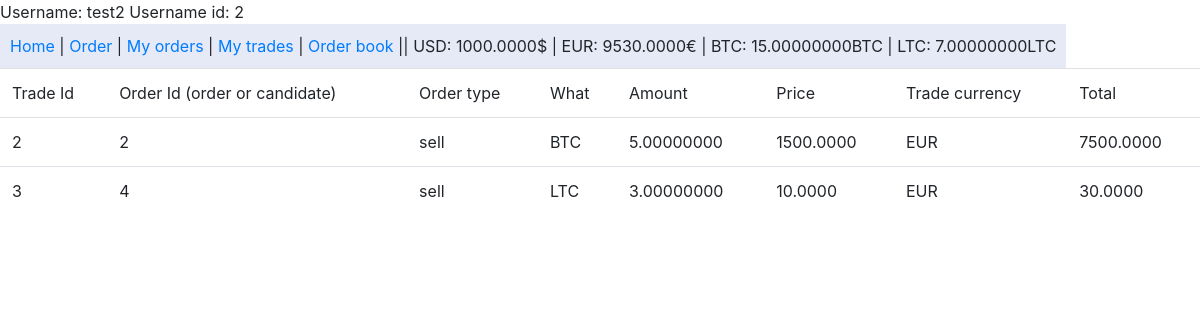
Screenshot of /my-trades/ (signed in) with the database file from the repository.
### account/models.py (models this page shows)
class Account(SkeletonU):
    user = models.ForeignKey(User, related_name='%(app_label)s_%(class)s_user', on_delete=models.DO_NOTHING)
    usd = models.DecimalField('USD', max_digits=16, decimal_places=4, null=False, blank=False, default=0)
    eur = models.DecimalField('EUR', max_digits=16, decimal_places=4, null=False, blank=False, default=0)
    btc = models.DecimalField('BTC', max_digits=16, decimal_places=8, null=False, blank=False, default=0)
    ltc = models.DecimalField('LTC', max_digits=16, decimal_places=8, null=False, blank=False, default=0)

### trade/models.py (models this page shows)
class Trade(Skeleton):
    order = models.ForeignKey(Order, related_name='%(app_label)s_%(class)s_order', on_delete=models.DO_NOTHING)
    candidate = models.ForeignKey(Order, related_name='%(app_label)s_%(class)s_candidate', on_delete=models.DO_NOTHING)
    amount = models.DecimalField('Amount', max_digits=16, decimal_places=8, null=False, blank=False, default=0)
    price = models.DecimalField('Price', max_digits=10, decimal_places=4, null=False, blank=False, default=0)
    total = models.DecimalField('Amount', max_digits=10, decimal_places=4, null=False, blank=False, default=0)

### order/models.py (models this page shows, shortened)
class Order(SkeletonU):
    user = models.ForeignKey(User, related_name='%(app_label)s_%(class)s_user', on_delete=models.DO_NOTHING)
    order_type = models.CharField(max_length=4, choices=order_choices, null=False, blank=False)
    what = models.CharField(max_length=3, choices=what_choices, null=False, blank=False)
    amount = models.DecimalField(_('Amount'), max_digits=16, decimal_places=8, null=False, blank=False)
    amount_completed = models.DecimalField(_('Amount completed'), max_digits=16, decimal_places=8, null=False, blank=False, default=0)
    price = models.DecimalField(_('Buy or sell at price'), max_digits=10, decimal_places=4, null=False, blank=False)
    trade_currency = models.CharField(max_length=3, choices=trade_currency_choices, null=False, blank=False)
    status = models.CharField(max_length=6, choices=status_choices, null=False, blank=False, default='ACTIVE')

### trade/views.py (the view)
# urls.py: path('my-trades/', trade_views.my_trades, name='my-trades'),
@login_required
def my_trades(request):
    account = Account.objects.get(user=request.user)
    trades = Trade.objects.filter(Q(order__user=request.user) | Q(candidate__user=request.user))
    return render(request, 'trades.html', {'trades': trades, 'account': account, 'user': request.user})

### templates/trades.html
{% extends 'base.html' %}
{% block body %}
    <table class="table">
        <tr>
            <td>Trade Id</td>
            <td>Order Id (order or candidate)</td>
            <td>Order type</td>
            <td>What</td>
            <td>Amount</td>
            <td>Price</td>
            <td>Trade currency</td>
            <td>Total</td>
        </tr>
        {% for t in trades %}
            <tr>
                <td>{{ t.id }}</td>
                <td>{% if t.order.user == user %}{{ t.order.id }}{% elif t.candidate.user == user %}{{ t.candidate.id }}{% endif %}</td>
                <td>{% if t.order.user == user %}{{ t.order.order_type }}{% elif t.candidate.user == user %}{{ t.candidate.order_type }}{% endif %}</td>
                <td>{% if t.order.user == user %}{{ t.order.what }}{% elif t.candidate.user == user %}{{ t.candidate.what }}{% endif %}</td>
                <td>{{ t.amount}}</td>
                <td>{{ t.price }}</td>
                <td>{% if t.order.user == user %}{{ t.order.trade_currency }}{% elif t.candidate.user == user %}{{ t.candidate.trade_currency }}{% endif %}</td>
                <td>{{ t.total}}</td>
            </tr>
        {% endfor %}
    </table>
{% endblock %}

### templates/base.html (shortened to what this page needs)
<!DOCTYPE html>
<html lang="en">
<head>
    <link rel="stylesheet" href="https://maxcdn.bootstrapcdn.com/bootstrap/4.0.0/css/bootstrap.min.css">
</head>
<body>
{% block header %}
{% if account %}
    <div class="user">Username: {{ request.user.username }} Username id: {{ request.user.id }}</div>
    <ul class="headbar">
        <li><a href="{% url 'index' %}">Home</a> | </li>
        <li><a href="{% url 'order' %}">Order</a> | </li>
        <li><a href="{% url 'my-orders' %}">My orders</a> | </li>
        <li><a href="{% url 'my-trades' %}">My trades</a> |</li>
        <li><a href="{% url 'order-book' %}">Order book</a> || </li>
        <li>USD: {{ account.usd }}$ | </li>
        <li>EUR: {{ account.eur }}€ | </li>
        <li>BTC: {{ account.btc }}BTC | </li>
        <li>LTC: {{ account.ltc }}LTC</li>
    </ul>
{% endif %}
{% endblock %}
{% block body %}{% endblock %}
</body>
</html>

### templates/base.html (style rules this page uses)
ul.headbar { list-style-type: none; display: inline-block; padding: 0px; margin: 0px; padding: 10px; background-color: #e6eaf7; }
li { display: inline; }

### rows the page displays
Account: usd "1000.0000", eur "9530.0000", btc "15.00000000", ltc "7.00000000"
Trade: id "2", candidate.id "2", candidate.order_type "sell", candidate.what "BTC", amount "5.00000000", price "1500.0000", candidate.trade_currency "EUR", total "7500.0000"
Trade: id "3", candidate.id "4", candidate.order_type "sell", candidate.what "LTC", amount "3.00000000", price "10.0000", candidate.trade_currency "EUR", total "30.0000"

### other values shown
{{ request.user.username }} "test2"
{{ request.user.id }} "2"
